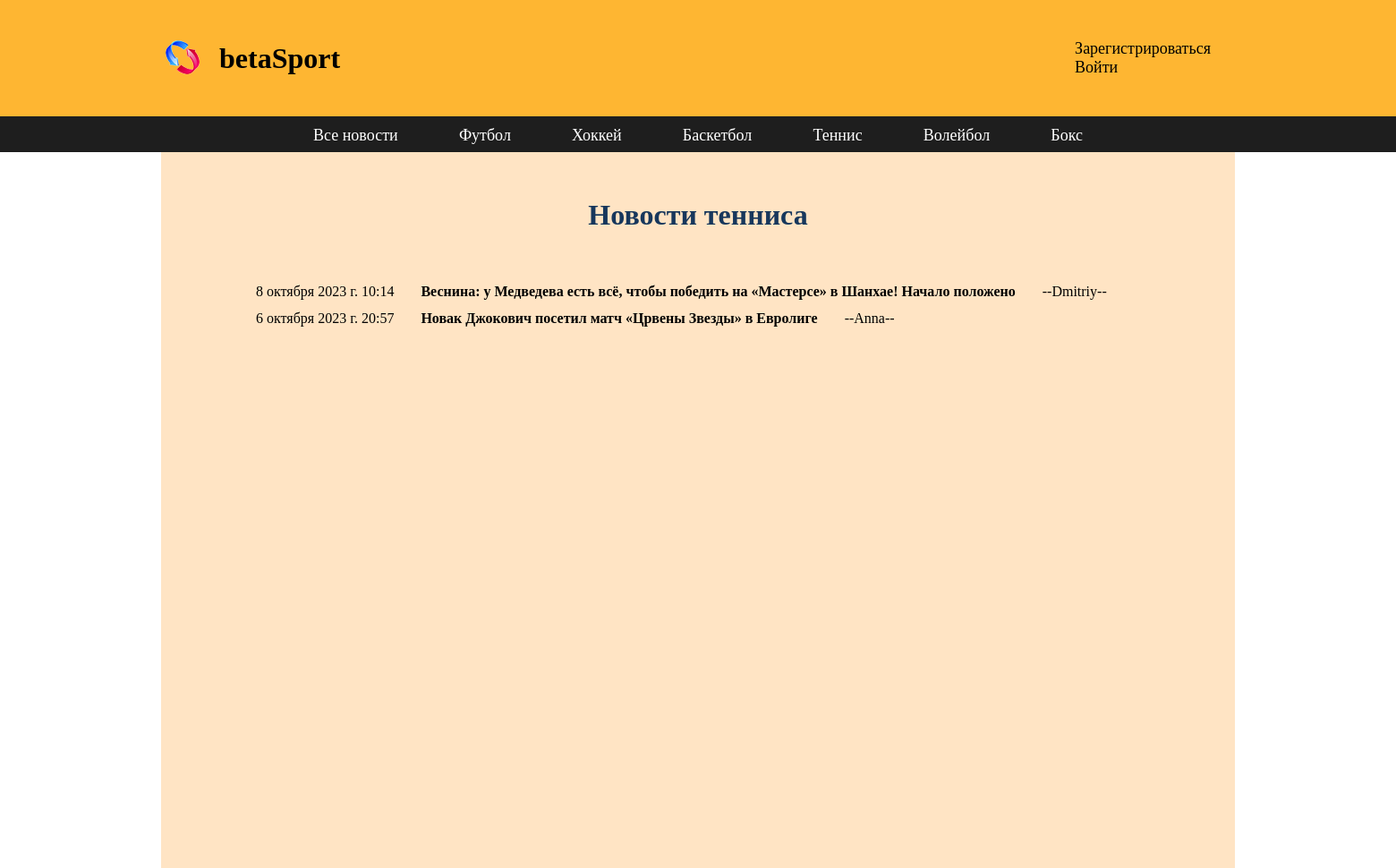
/tennis/, run on an earlier commit of the app's database.
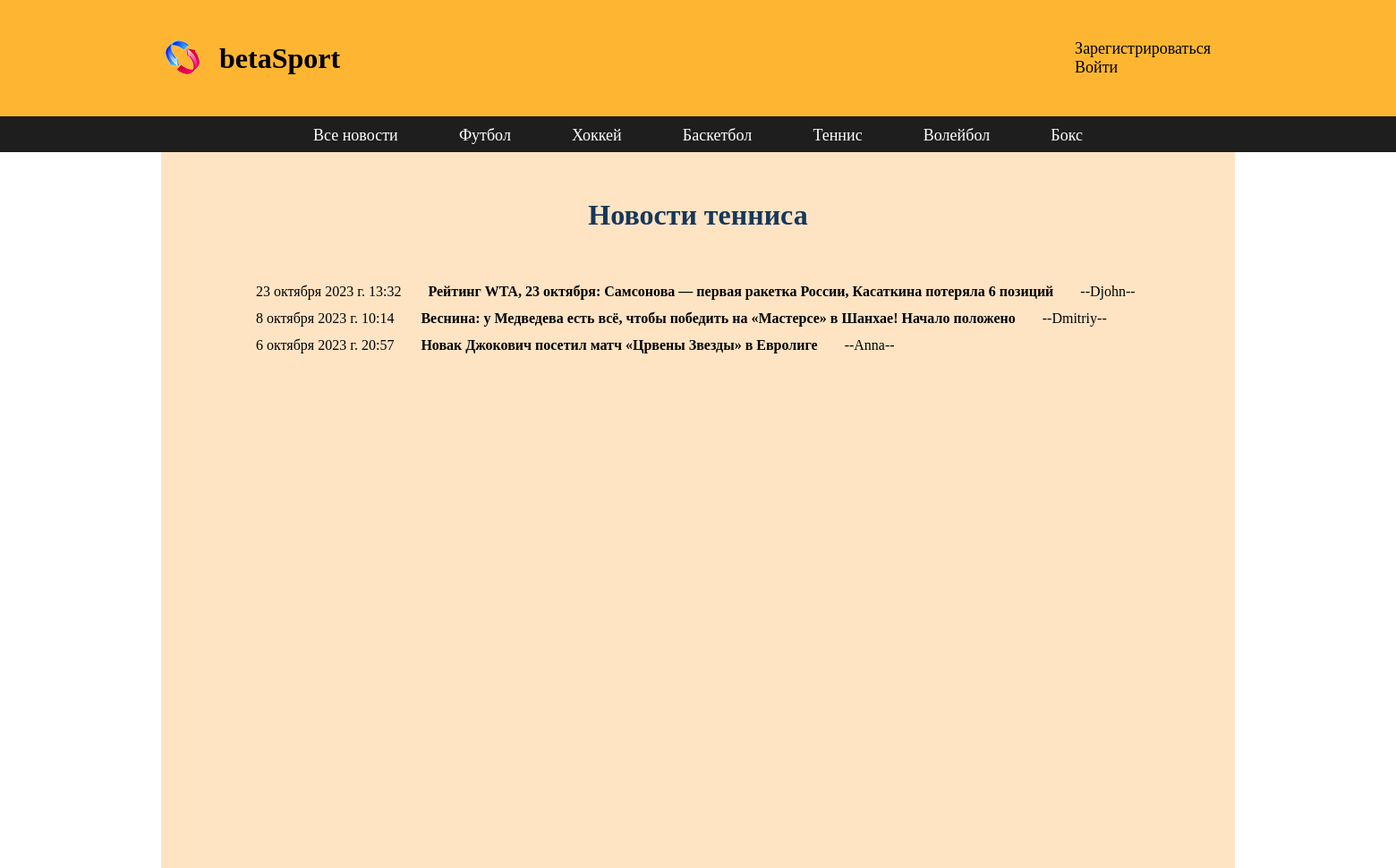
And on a later commit of the database.
### newpost/models.py (models this page shows, shortened)
class Sportnews(models.Model):
    sport = [
        (1, "футбол"),
        (2, "хоккей"),
        (3, "баскетбол"),
        (4, "теннис"),
        (5, "волейбол"),
        (6, "бокс")
    ]
    tsport = models.PositiveSmallIntegerField('tsport', choices=sport)
    title = models.CharField(max_length=100)
    news = models.TextField(max_length=1500)
    created = models.DateTimeField(auto_now_add=True)
    image = models.ImageField(upload_to='images/', blank=True)
    user = models.ForeignKey(User, on_delete=models.CASCADE, blank=True)
    vote_total = models.IntegerField(default=0)
    vote_ratio = models.IntegerField(default=0)

### newpost/views.py (the view)
# urls.py: path('tennis/', views.tennis, name='tennis'),
def tennis(request):
    an = Sportnews.objects.order_by('-created')
    return render(request, 'newpost/tennis.html', {'an': an})

### newpost/templates/newpost/tennis.html
{% extends 'newpost/base.html' %}
{% block content %}
<div class="aut">
    <div class="zag">
            <h1>Новости тенниса</h1>
    </div>
</div>
<div class="new">
    {% for i in an %}
        {% if i.tsport == 4 %}
        <div class="blok">
            <div class="creat"> {{ i.created }} </div>
            <div class="tit"> <a href="{% url 'detail' i.id %}"> {{ i.title }} </a> </div>
            <div class="us"> --{{ i.user }}-- </div>
         </div>
        {% endif %}
    {% endfor %}
</div>
{% endblock %}

What changed in the data, as far as the page shows it:
added Sportnews: created "23 октября 2023 г. 13:32", title "Рейтинг WTA, 23 октября: Самсонова — первая ракетка России, Касаткина потеряла 6 позиций", user "Djohn"
